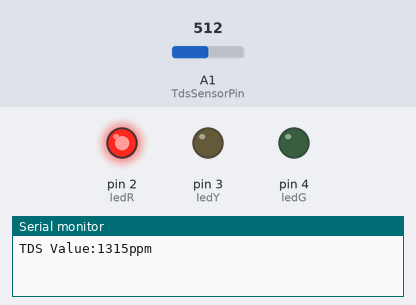
Bench run of a sketch on a simulated Arduino Uno, built with avr-gcc and run on an emulated ATmega328P. Parts: output pins drawn as LEDs (lit = HIGH), the last lines printed to the serial monitor. Inputs (shaded band) come from the test bench; at power-on: A1 (TdsSensorPin) = 512.

Above: at 1.2 s.
1.3 s: A1 (TdsSensorPin) set to 16
3.6 s: A1 (TdsSensorPin) set to 13
At 5.3 s:
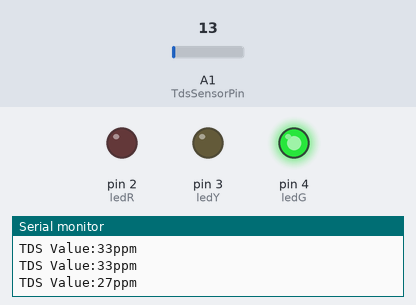
6.3 s: A1 (TdsSensorPin) set to 45
8.4 s: A1 (TdsSensorPin) set to 56
At 10.4 s:
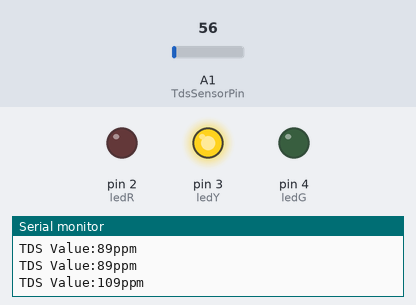
11.1 s: A1 (TdsSensorPin) set to 76
13.2 s: A1 (TdsSensorPin) set to 90
At 15.5 s:
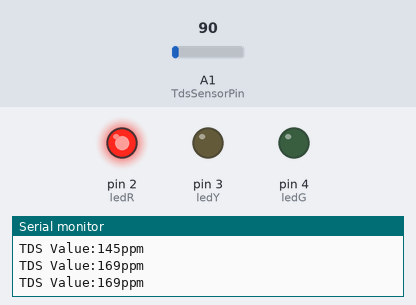
Timing chart, 0 to 16.9 s (numbered marks = the images above; inputs shaded):
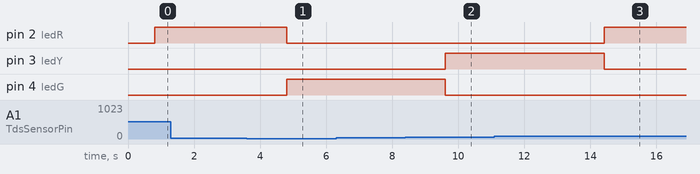

The sketch:

WaterDetect.ino
```cpp
#define TdsSensorPin A1
#define VREF 5.0           // analog reference voltage(Volt) of the ADC
#define SCOUNT 30          // sum of sample point
int analogBuffer[SCOUNT];  // store the analog value in the array, read from ADC
int analogBufferTemp[SCOUNT];
int analogBufferIndex = 0, copyIndex = 0;
float averageVoltage = 0, tdsValue = 0, temperature = 25;

int ledR = 2;
int ledY = 3;
int ledG = 4;

void setup() {
  Serial.begin(115200);
  pinMode(TdsSensorPin, INPUT);
  pinMode(ledR, OUTPUT);
  pinMode(ledY, OUTPUT);
  pinMode(ledG, OUTPUT);
}

void loop() {
  static unsigned long analogSampleTimepoint = millis();
  if (millis() - analogSampleTimepoint > 40U)  //every 40 milliseconds,read the analog value from the ADC
  {
    analogSampleTimepoint = millis();
    analogBuffer[analogBufferIndex] = analogRead(TdsSensorPin);  //read the analog value and store into the buffer
    analogBufferIndex++;
    if (analogBufferIndex == SCOUNT)
      analogBufferIndex = 0;
  }
  static unsigned long printTimepoint = millis();
  if (millis() - printTimepoint > 800U) {
    printTimepoint = millis();
    for (copyIndex = 0; copyIndex < SCOUNT; copyIndex++)
      analogBufferTemp[copyIndex] = analogBuffer[copyIndex];
    averageVoltage = getMedianNum(analogBufferTemp, SCOUNT) * (float)VREF / 1024.0;                                                                                                   // read the analog value more stable by the median filtering algorithm, and convert to voltage value
    float compensationCoefficient = 1.0 + 0.02 * (temperature - 25.0);                                                                                                                //temperature compensation formula: fFinalResult(25^C) = fFinalResult(current)/(1.0+0.02*(fTP-25.0));
    float compensationVolatge = averageVoltage / compensationCoefficient;                                                                                                             //temperature compensation
    tdsValue = (133.42 * compensationVolatge * compensationVolatge * compensationVolatge - 255.86 * compensationVolatge * compensationVolatge + 857.39 * compensationVolatge) * 0.5;  //convert voltage value to tds value

    Serial.print("TDS Value:");
    Serial.print(tdsValue, 0);
    Serial.println("ppm");
    if (tdsValue < 30) {
      digitalWrite(ledR, 0);
      digitalWrite(ledY, 0);
      digitalWrite(ledG, 1);
    }
    if (tdsValue > 100) {
      digitalWrite(ledR, 0);
      digitalWrite(ledY, 1);
      digitalWrite(ledG, 0);
    }
    if (tdsValue > 160) {
      digitalWrite(ledR, 1);
      digitalWrite(ledY, 0);
      digitalWrite(ledG, 0);
    }
  }
}
int getMedianNum(int bArray[], int iFilterLen) {
  int bTab[iFilterLen];
  for (byte i = 0; i < iFilterLen; i++)
    bTab[i] = bArray[i];
  int i, j, bTemp;
  for (j = 0; j < iFilterLen - 1; j++) {
    for (i = 0; i < iFilterLen - j - 1; i++) {
      if (bTab[i] > bTab[i + 1]) {
        bTemp = bTab[i];
        bTab[i] = bTab[i + 1];
        bTab[i + 1] = bTemp;
      }
    }
  }
  if ((iFilterLen & 1) > 0)
    bTemp = bTab[(iFilterLen - 1) / 2];
  else
    bTemp = (bTab[iFilterLen / 2] + bTab[iFilterLen / 2 - 1]) / 2;
  return bTemp;
}
```

Measured:
- the behaviour switches between 15 and 14 on A1 (TdsSensorPin) (found by bisection; images 0 and 1)
- the behaviour switches between 51 and 52 on A1 (TdsSensorPin) (found by bisection; images 1 and 2)
- the behaviour switches between 84 and 85 on A1 (TdsSensorPin) (found by bisection; images 2 and 3)
- after the input at 3.6 s, pin 2 (ledR): HIGH → LOW after 1.2 s; pin 4 (ledG): LOW → HIGH after 1.2 s
- after the input at 8.4 s, pin 3 (ledY): LOW → HIGH after 1.2 s; pin 4 (ledG): HIGH → LOW after 1.2 s
- after the input at 13.2 s, pin 2 (ledR): LOW → HIGH after 1.2 s; pin 3 (ledY): HIGH → LOW after 1.2 s
